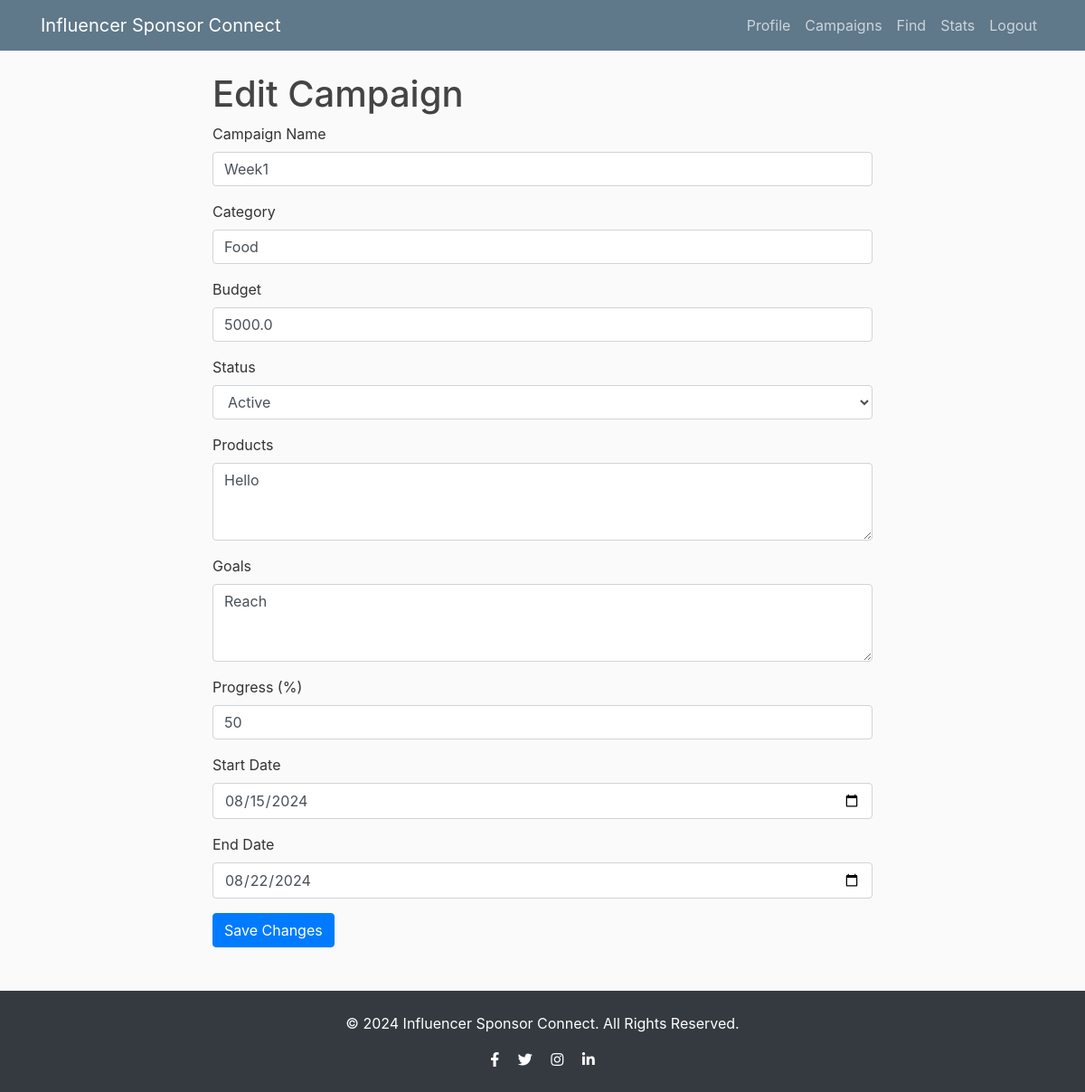
/edit_campaign/4 (signed in), run on the app's committed database.
### Flask/models.py (models this page shows)
class Campaign(db.Model,UserMixin):
    __tablename__ = 'campaigns'
    id = db.Column(db.Integer, primary_key=True)
    user_id = db.Column(db.Integer, db.ForeignKey('user.id'), nullable=False)  # Added user_id
    campaign_name = db.Column(db.String(120), nullable=False)
    category = db.Column(db.String(80))
    budget = db.Column(db.Float)
    status = db.Column(db.String(80))
    products = db.Column(db.String(200))
    goals = db.Column(db.String(200))
    progress = db.Column(db.Integer)
    start_date = db.Column(db.Date)
    end_date = db.Column(db.Date)
    ad_requests = db.relationship('AdRequest', back_populates='campaign', cascade="all, delete-orphan")
    sponsor = db.relationship('User', backref=db.backref('campaigns', lazy=True))

### Flask/routes.py (the view, shortened to what this page needs)
@app.route('/edit_campaign/<int:campaign_id>', methods=['GET', 'POST'])
@login_required
def edit_campaign(campaign_id):
    campaign = Campaign.query.get_or_404(campaign_id)
    return render_template('edit_campaign.html', campaign=campaign)

### Flask/__init__.py (called while the page is built)
@login_manager.user_loader
def load_user(user_id):
    from Flask.models import User
    return User.query.get(int(user_id))

### Flask/templates/edit_campaign.html (shortened to what this page needs)
{% extends "layout.html" %}
{% block content %}
    <h1>Edit Campaign</h1>
    <form method="post" action="{{ url_for('edit_campaign', campaign_id=campaign.id) }}">
        <div class="form-group">
            <label for="campaign_name">Campaign Name</label>
            <input type="text" class="form-control" id="campaign_name" name="campaign_name" value="{{ campaign.campaign_name }}" required>
        </div>
        <div class="form-group">
            <label for="category">Category</label>
            <input type="text" class="form-control" id="category" name="category" value="{{ campaign.category }}" required>
        </div>
        <div class="form-group">
            <label for="budget">Budget</label>
            <input type="number" class="form-control" id="budget" name="budget" value="{{ campaign.budget }}" required>
        </div>
        <div class="form-group">
            <label for="status">Status</label>
            <select class="form-control" id="status" name="status" required>
                <option value="active" {% if campaign.status == 'active' %}selected{% endif %}>Active</option>
            </select>
        </div>
        <div class="form-group">
            <label for="products">Products</label>
            <textarea class="form-control" id="products" name="products" rows="3" required>{{ campaign.products }}</textarea>
        </div>
        <div class="form-group">
            <label for="goals">Goals</label>
            <textarea class="form-control" id="goals" name="goals" rows="3" required>{{ campaign.goals }}</textarea>
        </div>
        <div class="form-group">
            <label for="progress">Progress (%)</label>
            <input type="number" class="form-control" id="progress" name="progress" min="0" max="100" value="{{ campaign.progress }}" required>
        </div>
        <div class="form-group">
            <label for="start_date">Start Date</label>
            <input type="date" class="form-control" id="start_date" name="start_date" value="{{ campaign.start_date }}" required>
        </div>
        <div class="form-group">
            <label for="end_date">End Date</label>
            <input type="date" class="form-control" id="end_date" name="end_date" value="{{ campaign.end_date }}" required>
        </div>
        <button type="submit" class="btn btn-primary">Save Changes</button>
    </form>
{% endblock %}

### Flask/static/main.css (style rules this page uses)
body { background: #fafafa; color: #333333; margin-top: 5rem; }
h1, h2, h3, h4, h5, h6 { color: #444444; }

### data on the page
Campaign: campaign_name "Week1", category "Food", budget "5000.0", status "Active", products "Hello", goals "Reach", progress "50", start_date "08/15/2024", end_date "08/22/2024"
